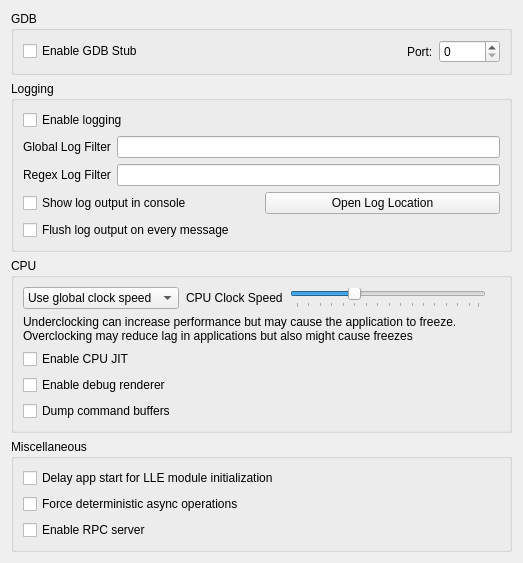
<?xml version="1.0" encoding="UTF-8"?>
<ui version="4.0">
 <class>ConfigureDebug</class>
 <widget class="QWidget" name="ConfigureDebug">
  <property name="geometry">
   <rect>
    <x>0</x>
    <y>0</y>
    <width>523</width>
    <height>458</height>
   </rect>
  </property>
  <property name="windowTitle">
   <string>Form</string>
  </property>
  <layout class="QVBoxLayout" name="verticalLayout_1">
   <item>
    <layout class="QVBoxLayout" name="verticalLayout_2">
     <item>
      <widget class="QGroupBox" name="groupBox">
       <property name="title">
        <string>GDB</string>
       </property>
       <layout class="QVBoxLayout" name="verticalLayout_3">
        <item>
         <layout class="QHBoxLayout" name="horizontalLayout_1">
          <item>
           <widget class="QCheckBox" name="toggle_gdbstub">
            <property name="text">
             <string>Enable GDB Stub</string>
            </property>
           </widget>
          </item>
          <item>
           <spacer name="horizontalSpacer">
            <property name="orientation">
             <enum>Qt::Horizontal</enum>
            </property>
            <property name="sizeHint" stdset="0">
             <size>
              <width>40</width>
              <height>20</height>
             </size>
            </property>
           </spacer>
          </item>
          <item>
           <widget class="QLabel" name="label_2">
            <property name="text">
             <string>Port:</string>
            </property>
           </widget>
          </item>
          <item>
           <widget class="QSpinBox" name="gdbport_spinbox">
            <property name="maximum">
             <number>65536</number>
            </property>
           </widget>
          </item>
         </layout>
        </item>
       </layout>
      </widget>
     </item>
    </layout>
   </item>
   <item>
    <widget class="QGroupBox" name="groupBox_2">
     <property name="title">
      <string>Logging</string>
     </property>
     <layout class="QVBoxLayout" name="verticalLayout">
      <item>
        <widget class="QCheckBox" name="toggle_logging">
          <property name="text">
            <string>Enable logging</string>
          </property>
          <property name="toolTip">
            <string>&lt;html&gt;&lt;body&gt;Controls whether logging is initialized and log files are created.&lt;br&gt;Enabling this feature will decrease performance, only use it for debugging purposes.&lt;/body&gt;&lt;/html&gt;</string>
          </property>
        </widget>
      </item>
      <item>
       <layout class="QHBoxLayout" name="horizontalLayout">
        <item>
         <widget class="QLabel" name="label">
          <property name="text">
           <string>Global Log Filter</string>
          </property>
         </widget>
        </item>
        <item>
         <widget class="QLineEdit" name="log_filter_edit"/>
        </item>
       </layout>
      </item>
      <item>
       <layout class="QHBoxLayout" name="horizontalLayout1">
        <item>
         <widget class="QLabel" name="label_3">
          <property name="text">
           <string>Regex Log Filter</string>
          </property>
         </widget>
        </item>
        <item>
         <widget class="QLineEdit" name="log_regex_filter_edit"/>
        </item>
       </layout>
      </item>
      <item>
       <layout class="QHBoxLayout" name="horizontalLayout2">
        <item>
         <widget class="QCheckBox" name="toggle_console">
          <property name="text">
           <string>Show log output in console</string>
          </property>
         </widget>
        </item>
        <item>
         <widget class="QPushButton" name="open_log_button">
          <property name="text">
           <string>Open Log Location</string>
          </property>
         </widget>
        </item>
       </layout>
      </item>
      <item>
        <widget class="QCheckBox" name="instant_debug_log">
          <property name="text">
            <string>Flush log output on every message</string>
          </property>
          <property name="toolTip">
            <string>&lt;html&gt;&lt;body&gt;Immediately commits the debug log to file. Use this if Azahar crashes and the log output is being cut.&lt;br&gt;Enabling this feature will decrease performance, only use it for debugging purposes.&lt;/body&gt;&lt;/html&gt;</string>
          </property>
        </widget>
      </item>
     </layout>
    </widget>
   </item>
   <item>
    <widget class="QGroupBox" name="groupBox_4">
     <property name="title">
      <string>CPU</string>
     </property>
     <layout class="QGridLayout" name="clock_speed_GLayout">
      <item row="1" column="0">
       <widget class="QWidget" name="clock_speed_widget" native="true">
        <layout class="QHBoxLayout" name="clock_speed_layout">
         <property name="spacing">
          <number>7</number>
         </property>
         <property name="leftMargin">
          <number>0</number>
         </property>
         <property name="topMargin">
          <number>0</number>
         </property>
         <property name="rightMargin">
          <number>0</number>
         </property>
         <property name="bottomMargin">
          <number>0</number>
         </property>
         <item>
          <widget class="QComboBox" name="clock_speed_combo">
           <item>
            <property name="text">
             <string>Use global clock speed</string>
            </property>
           </item>
           <item>
            <property name="text">
             <string>Set clock speed:</string>
            </property>
           </item>
          </widget>
         </item>
         <item>
          <widget class="QLabel" name="clock_speed_label">
           <property name="text">
            <string>CPU Clock Speed</string>
           </property>
          </widget>
         </item>
         <item>
          <widget class="QSlider" name="slider_clock_speed">
           <property name="toolTip">
            <string>&lt;html&gt;&lt;body&gt;Changes the emulated CPU clock frequency.&lt;br&gt;Underclocking can increase performance but may cause the application to freeze.&lt;br&gt;Overclocking may reduce application lag but also might cause freezes&lt;/body&gt;&lt;/html&gt;</string>
           </property>
           <property name="minimum">
            <number>0</number>
           </property>
           <property name="maximum">
            <number>79</number>
           </property>
           <property name="singleStep">
            <number>5</number>
           </property>
           <property name="pageStep">
            <number>15</number>
           </property>
           <property name="value">
            <number>25</number>
           </property>
           <property name="orientation">
            <enum>Qt::Horizontal</enum>
           </property>
           <property name="tickPosition">
            <enum>QSlider::TicksBelow</enum>
           </property>
          </widget>
         </item>
         <item>
          <widget class="QLabel" name="clock_display_label">
           <property name="text">
            <string/>
           </property>
           <property name="alignment">
            <set>Qt::AlignRight|Qt::AlignTrailing|Qt::AlignVCenter</set>
           </property>
          </widget>
         </item>
        </layout>
       </widget>
      </item>
      <item row="2" column="0">
       <widget class="QLabel" name="label_cpu_clock_info">
        <property name="text">
        <string>&lt;html&gt;&lt;head/&gt;&lt;body&gt;Underclocking can increase performance but may cause the application to freeze.&lt;br/&gt;Overclocking may reduce lag in applications but also might cause freezes&lt;/p&gt;&lt;/body&gt;&lt;/html&gt;</string>
       </property>
       <property name="textFormat">
        <enum>Qt::RichText</enum>
       </property>
      </widget>
     </item>
      <item row="3" column="0">
       <widget class="QCheckBox" name="toggle_cpu_jit">
        <property name="toolTip">
         <string>&lt;html&gt;&lt;head/&gt;&lt;body&gt;&lt;p&gt;Enables the use of the ARM JIT compiler for emulating the 3DS CPUs. Don't disable unless for debugging purposes&lt;/p&gt;&lt;/body&gt;&lt;/html&gt;</string>
        </property>
        <property name="text">
         <string>Enable CPU JIT</string>
        </property>
       </widget>
      </item>
      <item row="4" column="0">
       <widget class="QCheckBox" name="toggle_renderer_debug">
        <property name="text">
         <string>Enable debug renderer</string>
        </property>
       </widget>
      </item>
      <item row="5" column="0">
       <widget class="QCheckBox" name="toggle_dump_command_buffers">
        <property name="text">
         <string>Dump command buffers</string>
        </property>
       </widget>
      </item>
     </layout>
    </widget>
   </item>
   <item>
    <widget class="QGroupBox" name="groupBox_5">
     <property name="title">
      <string>Miscellaneous</string>
     </property>
     <layout class="QGridLayout" name="gridLayout_3">
      <item row="1" column="0">
       <widget class="QCheckBox" name="delay_start_for_lle_modules">
        <property name="toolTip">
         <string>&lt;html&gt;&lt;head/&gt;&lt;body&gt;&lt;p&gt;Introduces a delay to the first ever launched app thread if LLE modules are enabled, to allow them to initialize.&lt;/p&gt;&lt;/body&gt;&lt;/html&gt;</string>
        </property>
        <property name="text">
         <string>Delay app start for LLE module initialization</string>
        </property>
       </widget>
      </item>
      <item row="2" column="0">
       <widget class="QCheckBox" name="deterministic_async_operations">
        <property name="text">
         <string>Force deterministic async operations</string>
        </property>
        <property name="toolTip">
         <string>&lt;html&gt;&lt;head/&gt;&lt;body&gt;&lt;p&gt;Forces all async operations to run on the main thread, making them deterministic. Do not enable if you don't know what you are doing.&lt;/p&gt;&lt;/body&gt;&lt;/html&gt;</string>
        </property>
       </widget>
      </item>
      <item row="3" column="0">
        <widget class="QCheckBox" name="enable_rpc_server">
          <property name="text">
            <string>Enable RPC server</string>
          </property>
          <property name="toolTip">
            <string>&lt;html&gt;&lt;head/&gt;&lt;body&gt;&lt;p&gt;Enables the RPC server on port 45987. This allows remotely reading/writing guest memory, do not enable if you don't know what you are doing.&lt;/p&gt;&lt;/body&gt;&lt;/html&gt;</string>
          </property>
        </widget>
      </item>
     </layout>
    </widget>
   </item>
   <item>
    <spacer name="verticalSpacer">
     <property name="orientation">
      <enum>Qt::Vertical</enum>
     </property>
     <property name="sizeHint" stdset="0">
      <size>
       <width>20</width>
       <height>40</height>
      </size>
     </property>
    </spacer>
   </item>
  </layout>
 </widget>
 <tabstops>
  <tabstop>toggle_gdbstub</tabstop>
  <tabstop>gdbport_spinbox</tabstop>
  <tabstop>log_filter_edit</tabstop>
  <tabstop>toggle_console</tabstop>
  <tabstop>open_log_button</tabstop>
 </tabstops>
 <resources/>
 <connections>
  <connection>
   <sender>toggle_gdbstub</sender>
   <signal>toggled(bool)</signal>
   <receiver>gdbport_spinbox</receiver>
   <slot>setEnabled(bool)</slot>
   <hints>
    <hint type="sourcelabel">
     <x>84</x>
     <y>157</y>
    </hint>
    <hint type="destinationlabel">
     <x>342</x>
     <y>158</y>
    </hint>
   </hints>
  </connection>
 </connections>
</ui>
